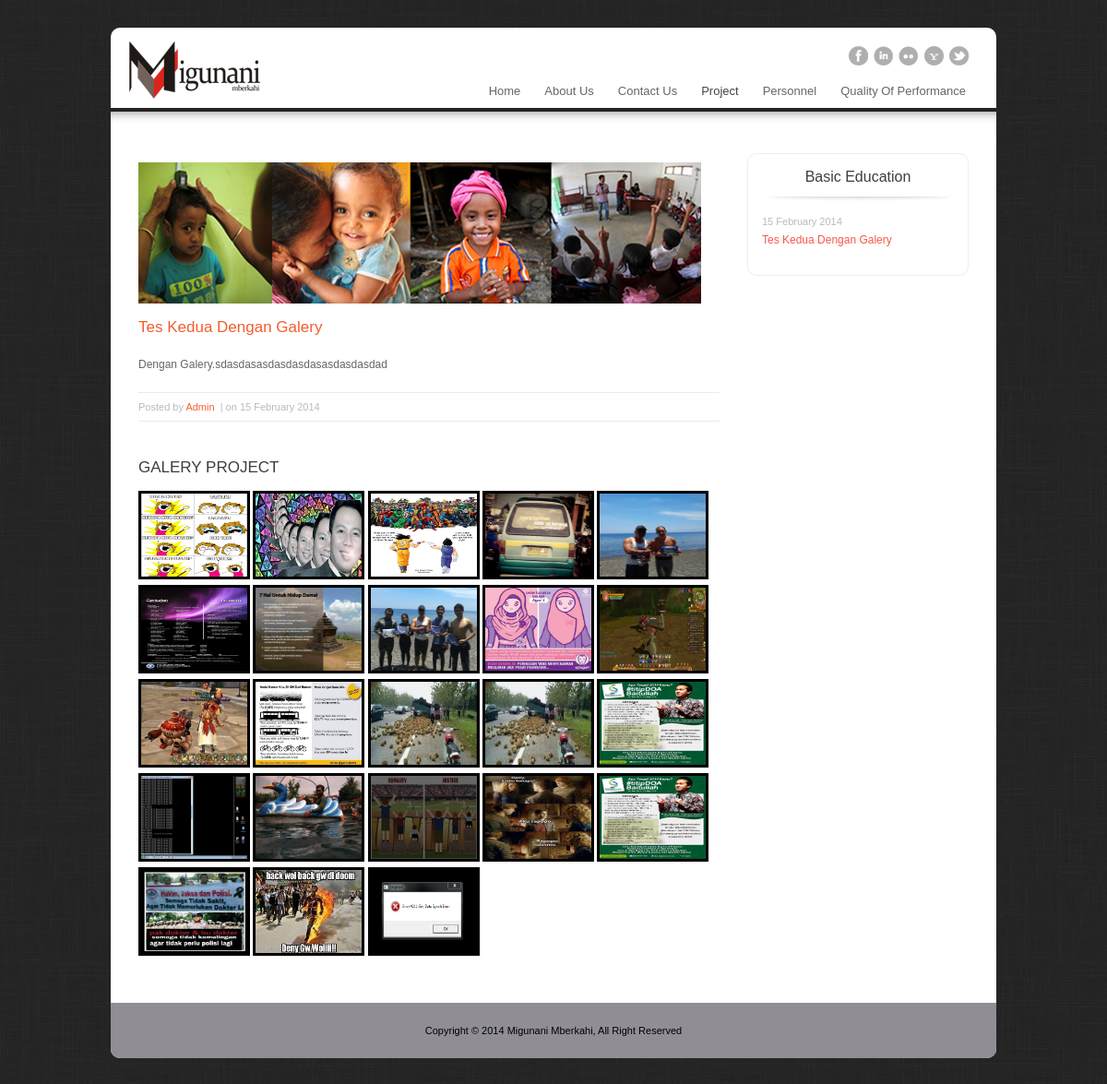
The page /index.php/public/project/22 on the database its author committed.
### tables this page shows
CREATE TABLE IF NOT EXISTS `trx_project` (
  `project_id` int(11) unsigned NOT NULL AUTO_INCREMENT,
  `client_id` int(11) unsigned NOT NULL,
  `project_cat` int(11) unsigned NOT NULL,
  `project_title` varchar(150) NOT NULL,
  `project_content` text,
  `project_location` varchar(150) DEFAULT NULL,
  `start_date` datetime DEFAULT NULL,
  `end_date` datetime DEFAULT NULL,
  `create_date` datetime NOT NULL,
  `active_st` varchar(1) DEFAULT NULL,
  `mdb` int(11) DEFAULT NULL,
  `mdd` datetime DEFAULT NULL,
  PRIMARY KEY (`project_id`)
);

CREATE TABLE IF NOT EXISTS `trx_galery` (
  `gal_id` int(11) unsigned NOT NULL AUTO_INCREMENT,
  `gal_cat` int(11) DEFAULT NULL,
  `project_id` int(11) DEFAULT NULL,
  `gal_nm` varchar(60) DEFAULT NULL,
  `mdb` int(11) DEFAULT NULL,
  `mdd` datetime DEFAULT NULL,
  PRIMARY KEY (`gal_id`)
);

CREATE TABLE IF NOT EXISTS `com_project_cat` (
  `cat_id` int(11) unsigned NOT NULL AUTO_INCREMENT,
  `cat_name` varchar(50) NOT NULL,
  `cat_description` varchar(100) DEFAULT NULL,
  `mdb` int(11) DEFAULT NULL,
  `mdd` datetime DEFAULT NULL,
  PRIMARY KEY (`cat_id`)
);

### application/controllers/base/PublicBase.php (called while the page is built, shortened)
<?php
class ApplicationBase extends CI_Controller {
    protected function base_load_app() {
        $this->smarty->load_themes("public");
        $this->smarty->load_style("public/css/slide.css");
        $this->smarty->load_javascript('resource/js/jquery/jquery-1.4.2.min.js');
        $this->smarty->load_javascript('resource/js/jquery.navigation/superfish.js');
        $this->smarty->load_javascript('resource/js/jquery.navigation/supersubs.js');
        $this->smarty->load_javascript('resource/js/jquery.navigation/hoverintent.js');
        $this->smarty->load_javascript('resource/js/jquery.slide/jquery.easing.1.3.js');
        $this->smarty->load_javascript('resource/js/jquery.slide/jquery.skitter.js');
        $this->date_now = date('Y') . '-' . date('m') . '-' . date('d');
        $this->now = $this->datetimemanipulation->arr_hari[date('N')] . "," . $this->datetimemanipulation->get_full_date($this->date_now);
        $this->smarty->assign("now", $this->now);
    }
    protected function base_view_app() {
        $this->smarty->assign("config", $this->config);
    }
    protected function display($tmpl_name = 'base/public/document.html') {
        $this->smarty->display($tmpl_name);
    }
    private function _display_base_link() {
        $this->smarty->assign("home_url", site_url("public/home"));
        $this->smarty->assign("about_us_url", site_url("public/aboutus"));
        $this->smarty->assign("contact_url", site_url("public/contact"));
        $this->smarty->assign("project_url", site_url("public/project/category"));
        $this->smarty->assign("project_cat", $this->m_project->get_all_project_cat());
        $this->smarty->assign("personel_url", site_url("public/personel"));
        $this->smarty->assign("quality_of_performance_url", site_url("public/qualityofperformance"));
    }
    private function _display_current_page() {
        $url = $this->router->fetch_class();
        $this->smarty->assign("url", $url);
    }
}

### application/controllers/public/project.php (called while the page is built, shortened)
<?php
require_once( APPPATH . 'controllers/base/PublicBase.php' );
class project extends ApplicationBase {
    public function index() {
        if (empty($this->uri->segment(3))) {
            $id = NULL;
        } else {
            $id = $this->uri->segment(3);
        }
        $project_cat = $this->m_project->get_project_by_id($id);
        if ($id == NULL or $project_cat == NULL) {
            $this->smarty->assign("template_content", "public/project.html");
            $this->smarty->assign("rs_project_cat", $this->m_project->get_all_project_cat());
            $this->smarty->assign("rs_project", $this->m_project->get_project_by_id($id));
            $this->smarty->assign("rs_client", $this->m_client->get_all_client());
            $this->smarty->assign("rs_year", $this->m_project->get_year());
        } else {
            $cat = $project_cat['project_cat'];
            $this->smarty->assign("template_content", "public/project-page.html");
            $this->smarty->assign("proj", $this->m_project->get_project_by_id($id));
            $this->smarty->assign("galery", $this->m_galery->get_galery_by_project_id($id));
            $this->smarty->assign("catname", $this->m_project->get_project_name_by_cat($cat));
            $this->smarty->assign("category", $this->m_project->get_project_cat_by_trx_project_cat($cat));
            $this->smarty->assign("url_client", site_url("public/project/"));
        }
        parent::display();
    }
}

### index.php (called while the page is built, shortened)
<?php
require_once BASEPATH.'core/CodeIgniter'.EXT;

### system/plugins/smarty/libs/sysplugins/smarty_internal_data.php (called while the page is built, shortened)
<?php
class Smarty_Internal_Data {
    public function getVariable($_variable, $_ptr = null, $search_parents = true, $error_enable = true)
    {
        if ($_ptr === null) {
            $_ptr = $this;
        } while ($_ptr !== null) {
            if (isset($_ptr->tpl_vars[$_variable])) {
                return $_ptr->tpl_vars[$_variable];
            }
            if ($search_parents) {
                $_ptr = $_ptr->parent;
            } else {
                $_ptr = null;
            }
        }
        if ($this->smarty->error_unassigned && $error_enable) {
            throw new SmartyException('Undefined Smarty variable "' . $_variable . '"');
        } else {
            return new Undefined_Smarty_Variable;
        }
    }
}
class Smarty_Variable {
    public function __construct ($value = null, $nocache = false, $scope = Smarty::SCOPE_LOCAL)
    {
        $this->value = $value;
    }
}
?>

### application/models/m_project.php (called while the page is built, shortened)
<?php
class m_project extends CI_Model {
    function get_project_by_id($params) {
        $this->db->where('project_id', $params);
        $data = $this->db->get('trx_project');
        if ($data->num_rows > 0) {
            return $data->row_array();
        } else {
            return $data = array();
        }
    }
    function get_project_cat_by_trx_project_cat($params) {
        $this->db->where('project_cat', $params);
        $data = $this->db->get('trx_project');
        if ($data->num_rows > 0) {
            return $data->result_array();
        } else {
            return array();
        }
    }
    function get_project_name_by_cat($params) {
        $this->db->select('cat_name');
        $this->db->where('cat_id', $params);
        $data = $this->db->get('com_project_cat');
        if ($data->num_rows > 0) {
            return $data->row_array();
        } else {
            return array();
        }
    }
}

### system/plugins/smarty/libs/plugins/shared.make_timestamp.php (called while the page is built, shortened)
<?php
function smarty_make_timestamp($string)
{
    if(empty($string)) {
        return time();
    } elseif ($string instanceof DateTime) {
        return $string->getTimestamp();
    } elseif (strlen($string)==14 && ctype_digit($string)) {
        return mktime(substr($string, 8, 2),substr($string, 10, 2),substr($string, 12, 2),
                       substr($string, 4, 2),substr($string, 6, 2),substr($string, 0, 4));
    } elseif (is_numeric($string)) {
        return (int)$string;
    } else {
        $time = strtotime($string);
        return $time;
    }
}
?>

### system/plugins/smarty/libs/plugins/modifier.date_format.php (called while the page is built, shortened)
<?php
function smarty_modifier_date_format($string, $format = SMARTY_RESOURCE_DATE_FORMAT, $default_date = '',$formatter='auto')
{
    require_once(SMARTY_PLUGINS_DIR . 'shared.make_timestamp.php');
    if ($string != '') {
        $timestamp = smarty_make_timestamp($string);
    } elseif ($default_date != '') {
        $timestamp = smarty_make_timestamp($default_date);
    } else {
        return;
    }
    if($formatter=='strftime'||($formatter=='auto'&&strpos($format,'%')!==false)) {
        return strftime($format, $timestamp);
    } else {
        return date($format, $timestamp);
    }
}
?>

### application/models/m_galery.php (called while the page is built, shortened)
<?php
class m_galery extends CI_Model {
    function get_galery_by_project_id($params){
        $this->db->select('gal_cat,project_id,gal_nm');
        $this->db->where('project_id',$params);
        $data = $this->db->get('trx_galery');
        if($data->num_rows > 0){
            return $data->result_array();
        }else{
            return array();
        }
    }
}

### cache/0b88a7f4bda9901f5dad44c644ac4bbc1954dfde.file.project-page.html.php (the view, shortened to what this page needs)
<?php if(!defined('SMARTY_DIR')) exit('no direct access allowed');
$_smarty_tpl->decodeProperties(array (
  'file_dependency' =>
  array (
    '0b88a7f4bda9901f5dad44c644ac4bbc1954dfde' =>
    array (
      0 => 'application/views/public/project-page.html',
      1 => 1409587165,
      2 => 'file',
    ),
  ),
  'nocache_hash' => '795104723540497dea795c7-66936515',
  'function' =>
  array (
  ),
  'has_nocache_code' => false,
)); ?>
<?php if (!is_callable('smarty_modifier_date_format')) include '/var/www/migunani/system/plugins/smarty/libs/plugins/modifier.date_format.php';
?><div id="content">
    <div id="main">
        <div class="positionleft" id="maincontent">
            <div class="post">
                <div class="imgpost">
                    <img alt="" src="<?php echo $_smarty_tpl->getVariable('BASEURL')->value;?>
resource/doc/images/migunani-about-us.png">
                </div>
                <div class="entry-content">
                    <h2 class="posttitle"><a href="single.html"><?php echo $_smarty_tpl->getVariable('proj')->value['project_title'];?>
</a></h2>
                    <p><?php echo $_smarty_tpl->getVariable('proj')->value['project_content'];?>
</p>
                    <div class="entry-utility">
                        Posted by <a href="#">Admin </a>&nbsp;|&nbsp;on <?php echo smarty_modifier_date_format($_smarty_tpl->getVariable('proj')->value['mdd'],'%d %B %Y');?>
                    </div>
                </div>
            </div>
            <div class="galcontent">
                <h2 class="posttitle">GALERY PROJECT</h2>
                <?php  $_smarty_tpl->tpl_vars['gal'] = new Smarty_Variable;
 $_from = $_smarty_tpl->getVariable('galery')->value; if (!is_array($_from) && !is_object($_from)) { settype($_from, 'array');}
if ($_smarty_tpl->_count($_from) > 0){
    foreach ($_from as $_smarty_tpl->tpl_vars['gal']->key => $_smarty_tpl->tpl_vars['gal']->value){
?>
                <a href="<?php echo $_smarty_tpl->getVariable('BASEURL')->value;?>
resource/galery/project/<?php echo $_smarty_tpl->tpl_vars['gal']->value['gal_cat'];?>
/<?php echo $_smarty_tpl->tpl_vars['gal']->value['project_id'];?>
/<?php echo $_smarty_tpl->tpl_vars['gal']->value['gal_nm'];?>
" class="galery-thumb-detail" rel="img_group" title="Tinjauan Lokasi Bencana Di Buayan (14).JPG">
                    <img width="115" height="90" (14).jpg="" buayan="" di="" bencana="" lokasi="" title="Tinjauan" src="<?php echo $_smarty_tpl->getVariable('BASEURL')->value;?>
resource/galery/project/<?php echo $_smarty_tpl->tpl_vars['gal']->value['gal_cat'];?>
/<?php echo $_smarty_tpl->tpl_vars['gal']->value['project_id'];?>
/<?php echo $_smarty_tpl->tpl_vars['gal']->value['gal_nm'];?>
">
                </a>
                <?php }} ?>
            </div>
        </div>
        <div id="sidebar">
            <ul>
                <li class="widget-container latestpost">
                    <h2 class="widget-title"><?php echo $_smarty_tpl->getVariable('catname')->value['cat_name'];?>
</h2>
                    <ul class="latestpost">
                        <?php  $_smarty_tpl->tpl_vars['cat'] = new Smarty_Variable;
 $_from = $_smarty_tpl->getVariable('category')->value; if (!is_array($_from) && !is_object($_from)) { settype($_from, 'array');}
if ($_smarty_tpl->_count($_from) > 0){
    foreach ($_from as $_smarty_tpl->tpl_vars['cat']->key => $_smarty_tpl->tpl_vars['cat']->value){
?>
                            <li>
                                <span class="post-date"><?php echo smarty_modifier_date_format($_smarty_tpl->tpl_vars['cat']->value['mdd'],'%d %B %Y');?>
</span>
                                <span class="post-title"><a href="<?php echo $_smarty_tpl->getVariable('url_client')->value;?>
/<?php echo $_smarty_tpl->tpl_vars['cat']->value['project_id'];?>
"><?php echo $_smarty_tpl->tpl_vars['cat']->value['project_title'];?>
</a></span>
                            </li>
                        <?php }} ?>
                    </ul>
                </li>
            </ul>
        </div>
    </div>
</div>

### resource/themes/public/css/common.css (style rules this page uses)
body { background-color: #222222; color: #666666; font-family: Arial; font-size: 12px; line-height: 20px; margin: 0 auto; padding: 0; background: url("../img/common-bg.jpg") repeat scroll 0 0 #D6D6D6; }
* { margin: 0; padding: 0; }

### resource/themes/public/css/element.css (style rules this page uses)
a img { border: medium none; }
a, a:visited { color: #F55D2D; font-weight: normal; text-decoration: none; }
p, ul, ol, blockquote { margin-bottom: 20px; }
ul { list-style: square outside none; margin: 0 0 18px 1.5em; }
h1, h2 { margin-bottom: 15px; }
h2 { font-size: 17px; line-height: 20px; }
h1, h2, h3, h4, h5, h6 { font-family: 'DroidSansRegular',sans-serif,Arial,Helvetica; font-weight: normal; }
h1, h2, h3, h4, h5, h6 { color: #403D3A; }
.widget-title { background: url("../img/line-title.png") no-repeat scroll center bottom rgba(0, 0, 0, 0); font-size: 16px; margin-bottom: 10px; padding: 0 0 18px; text-align: center; }

### resource/themes/public/css/content.css (style rules this page uses)
#content { background: url("../img/bg-content.gif") repeat-x scroll left top rgba(0, 0, 0, 0); clear: both; padding: 0; }
#main { clear: both; padding: 45px 30px; }
#maincontent { float: left; width: 630px; }
#maincontent.positionleft { float: left; padding: 0 30px 0 0; }
.post { clear: both; margin-bottom: 20px; padding-bottom: 20px; }
.entry-utility { -moz-border-bottom-colors: none; -moz-border-left-colors: none; -moz-border-right-colors: none; -moz-border-top-colors: none; border-color: #EAEAEA; border-image: none; border-style: solid; border-width: 1px 0; color: #BABABA; font-size: 11px; overflow: hidden; padding: 5px 0; }
.imgpost { margin:10px 0 10px 0; }
.galcontent a img { border: #000 solid 3px !important; }

### resource/themes/public/css/sidebar.css (style rules this page uses)
#sidebar { float: left; padding-left: 0; width: 240px; }
#sidebar ul { list-style-position: outside; list-style-type: none; margin: 0; padding: 0; }
#sidebar ul li { list-style-type: none; margin: 0; padding: 0; }
#sidebar .widget-container { border: 1px solid #EDEDED; border-radius: 10px; margin-bottom: 30px; padding: 15px; }
#sidebar li li { border-top: 1px solid #EDEDED; list-style-type: none; margin: 0 0 5px; padding: 5px 0 0; }
#sidebar li li:first-child { border: 0 none; padding-top: 0; }
#sidebar li li a { background: url("../img/icon-arrow.png") no-repeat scroll 0 7px rgba(0, 0, 0, 0); color: #74706A; display: inline-block; padding: 3px 0 0 20px; }
#sidebar .latestpost li { clear: left; margin-bottom: 13px; padding-top: 13px; }
#sidebar .latestpost li a, #sidebar .latestpost li a:hover { background: none repeat scroll 0 0 rgba(0, 0, 0, 0); color: #F75948; padding: 0; }
#sidebar .latestpost .post-date { color: #BABABA; display: block; font-size: 11px; }

### rows shown on the page
trx_project: project_title "Tes Kedua Dengan Galery", project_content "Dengan Galery.sdasdasasdasdasdasasdasdasdad", mdd "15 February 2014"
trx_galery: gal_nm (picture)
trx_galery: gal_nm (picture)
trx_galery: gal_nm (picture)
trx_galery: gal_nm (picture)
trx_galery: gal_nm (picture)
trx_galery: gal_nm (picture)
trx_galery: gal_nm (picture)
trx_galery: gal_nm (picture)
trx_galery: gal_nm (picture)
trx_galery: gal_nm (picture)
trx_galery: gal_nm (picture)
trx_galery: gal_nm (picture)
trx_galery: gal_nm (picture)
trx_galery: gal_nm (picture)
trx_galery: gal_nm (picture)
trx_galery: gal_nm (picture)
trx_galery: gal_nm (picture)
trx_galery: gal_nm (picture)
trx_galery: gal_nm (picture)
trx_galery: gal_nm (picture)
trx_galery: gal_nm (picture)
trx_galery: gal_nm (picture)
trx_galery: gal_nm (picture)
com_project_cat: cat_name "Basic Education"
